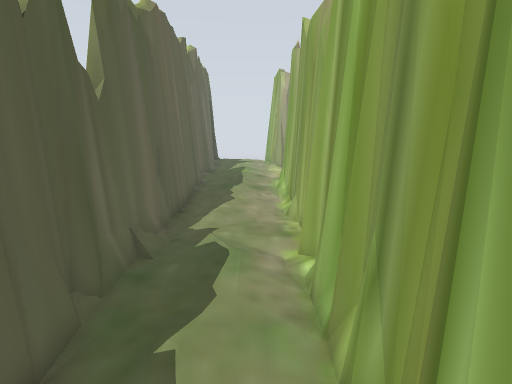
[1] (above)

12 first-person views from a walk through a world built for the Gazebo simulator. The camera is 0.92 m above the floor, tilts 8° down and sees 80° across. The lines on the ground mark 1 m squares. The floor is counted in squares, 0.25 m on a side. Each view is taken from the middle of a square. On the plan, view 1 faces up. The plan holds only what a view shows up to about 20 squares ahead; the rest is blank. The place goes on beyond the plan.

[2]
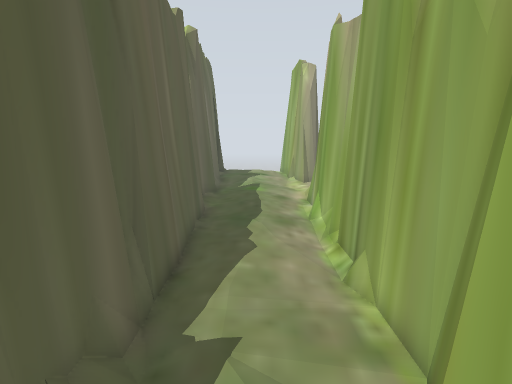

[3]
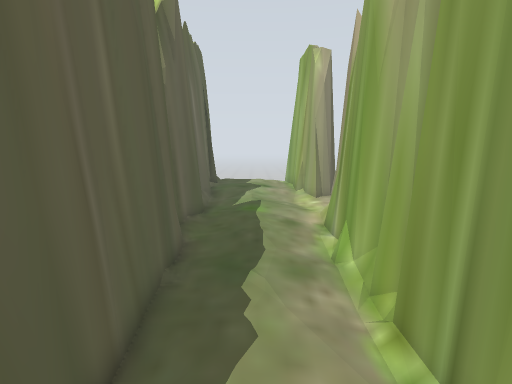

[4]
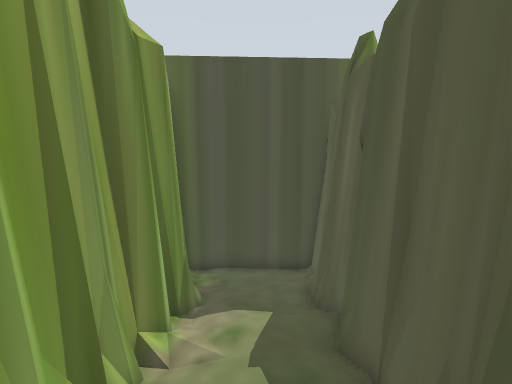

[5]
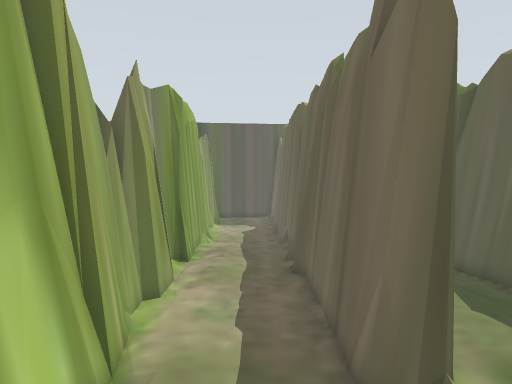

[6]
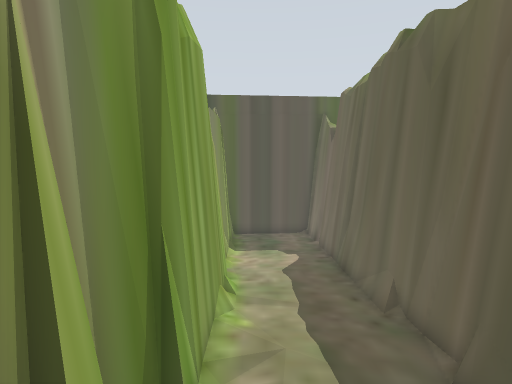

[7]
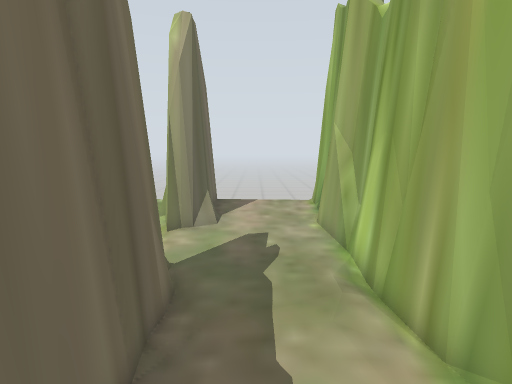

[8]
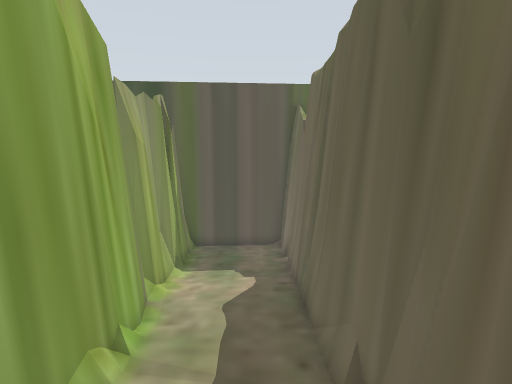

[9]
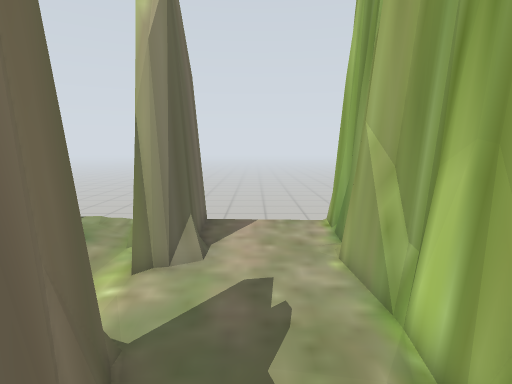

[10]
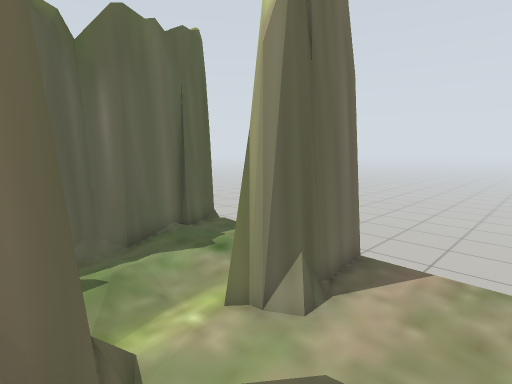

[11]
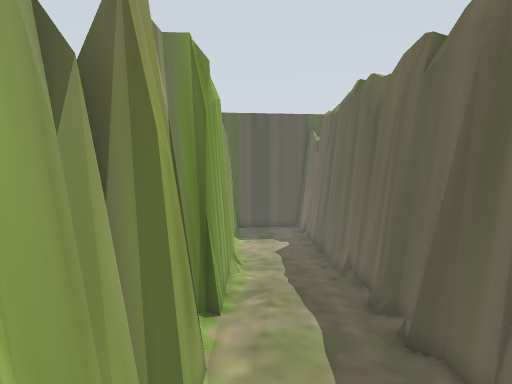

[12]
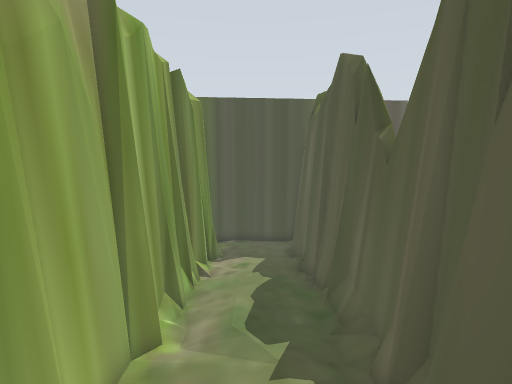

### Floor plan
Key: @ floor where view 1 was taken; # wall or solid block; x gap in a wall; . main floor; : floor 0.25 m higher than the main floor; - floor 0.25 m lower than the main floor; + floor 0.5 m higher than the main floor; = window, fence, low wall or low ledge; v drop or lower ground.
Columns run from 4 left of view 1 to 9 right of it. Each row starts with its distance up from view 1.
 28 vvvvvx xvvvvx
 27 #=+++#v#++++#
 26 #++++=##::::#
 25 =+++::##:::=#
 24 #=:+::=::::=#
 23 ##::::::::::=
 22 #=::::::::::#
 21 #=::::##::::#
 20 #:::::##::::##
 19 #:::::##::::##
 18 #=:::=##::::=#
 17  =::::##::::=#
 16  #:::.##....##
 15 #=::..##....##
 14 #=....##....=#
 13 v=....##....=#
 12 v=....##....=#
 11 #=....##....##
 10 #=....##....#
  9 #.....##....#
  8 ##...=##....#
  7 #=...=##....#
  6 #=...=##.-..##
  5 #=...=##----##
  4 ##-.-=##----=#
  3  #---=##=---=#
  2  #---###=---=#
  1  #---###----=#
  0  #--@###=---=#
 -1 ##---###----=#
 -2 ##---- #-----#
 -3 #=---- #=----#
 -4 ##############

Where each view was taken, in squares from view 1:
view 1: 0 up, 0 right, facing up
view 2: 5 up, 1 left, facing up
view 3: 9 up, 1 left, facing up
view 4: 9 up, 1 left, facing down
view 5: 25 up, 5 right, facing down
view 6: 16 up, 7 right, facing down
view 7: 14 up, 5 right, facing up
view 8: 13 up, 5 right, facing down
view 9: 17 up, 5 right, facing up
view 10: 20 up, 7 right, facing up-left
view 11: 20 up, 7 right, facing down
view 12: 15 up, 1 left, facing down
